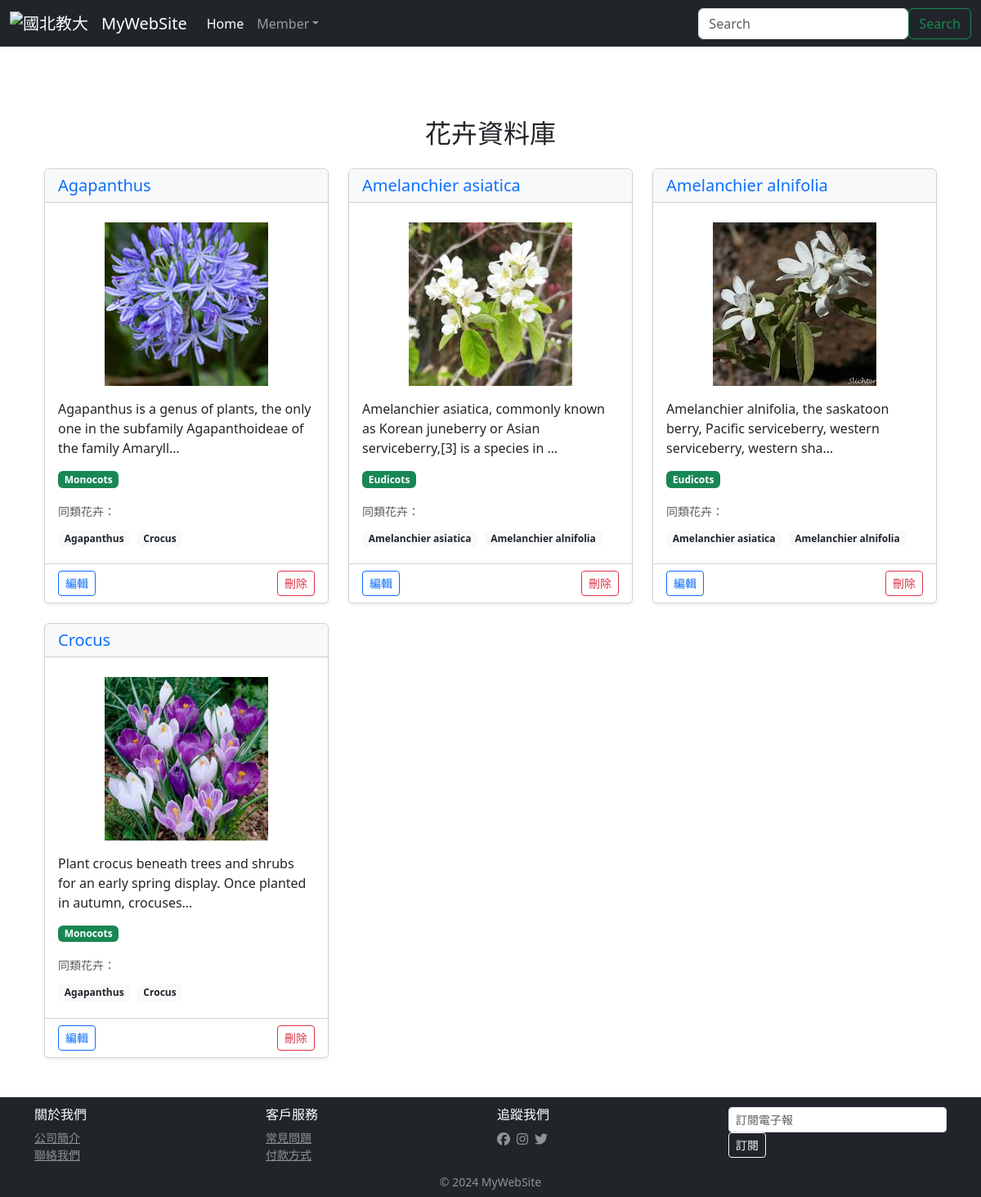
The page /flower/ on the database its author committed.
### flower/models.py (models this page shows, shortened)
class Flower(models.Model):
    title = models.CharField(max_length=255, default="")
    description = models.TextField(default="")
    slug = models.SlugField(blank=True, default="")
    category = models.ForeignKey(Category, null=True, on_delete=models.PROTECT)
    tags = models.ManyToManyField(Tag)
    image = models.ImageField(upload_to='flowers/',null=True,blank=True)
    def __str__(self):
        return self.title

class Category(models.Model):
    title = models.CharField(max_length=255, default="")
    def __str__(self):
        return self.title

### flower/views.py (the view)
# urls.py: path('flower/', fviews.flowers, name='flower'),
def flowers(request):
    q = request.GET.get('q', None)
    flowers = ''
    if q is None or q is "":
        flowers = Flower.objects.all()
    elif q is not None:
        flowers = Flower.objects.filter(title__contains=q)
    return render(request, 'flower/flower.html', {'flowers': flowers })

### templates/flower/flower.html (shortened to what this page needs)
{% extends "base.html" %}
{% block content %}
<div class="container py-5">
    <h2 class="text-center mb-4">花卉資料庫</h2>
    <div class="row row-cols-1 row-cols-md-2 row-cols-lg-3 g-4">
        {% for flower in flowers %}
        <div class="col">
            <div class="card h-100 shadow-sm">
                <div class="card-header bg-light">
                    <h5 class="card-title mb-0"><a href="{% url 'detail' flower.slug %}" class="text-decoration-none">{{ flower.title }}</a></h5>
                </div>
                <br>
                <div class="text-center">
                    {% if flower.image %}
                    <a href="{% url 'detail' flower.slug %}" class="text-decoration-none"><img src="{{ flower.image.url }}" class="img-fluid" alt="{{ flower.title }}" style="height: 200px; width: 200px; object-fit: cover;"></a>
                    {% else %}
                    <div class="bg-light text-center py-5 my-2">
                        <span class="text-muted">無圖片</span>
                    </div>
                    {% endif %}
                </div>
                <div class="card-body">
                    <p class="card-text">{{ flower.description | truncatechars:100 }}</p>
                    <div class="d-flex align-items-center mb-2">
                        <span class="badge bg-success me-2">{{ flower.category }}</span>
                    </div>
                    <div class="mt-3">
                        <small class="text-muted">同類花卉：</small>
                        <div class="mt-2">
                            {% for c_flower in flower.category.flower_set.all %}
                            <a href="{% url 'detail' c_flower.slug %}" class="badge bg-light text-dark text-decoration-none me-1 mb-1">{{ c_flower }}</a>
                            {% endfor %}
                        </div>
                    </div>
                </div>
                <div class="card-footer bg-white">
                    <div class="d-flex justify-content-between">
                        <a href="/admin/flower/flower/{{ flower.id }}/change/" class="btn btn-sm btn-outline-primary">編輯</a>
                        <a href="/admin/flower/flower/{{ flower.id }}/delete/" class="btn btn-sm btn-outline-danger">刪除</a>
                    </div>
                </div>
            </div>
        </div>
        {% endfor %}
    </div>
</div>
{% endblock %}

### templates/base.html (shortened to what this page needs)
<!DOCTYPE html>
<html>
    <head>
        {% load static %}
        <link href="{% static 'css/style.css' %}" rel="stylesheet" type="text/css">
        <link href="https://cdn.jsdelivr.net/npm/bootstrap@5.3.3/dist/css/bootstrap.min.css" rel="stylesheet" integrity="sha384-
QWTKZyjpPEjISv5WaRU9OFeRpok6YctnYmDr5pNlyT2bRjXh0JMhjY6hW+ALEwIH">
        <link rel="stylesheet" href="https://cdnjs.cloudflare.com/ajax/libs/font-awesome/6.5.1/css/all.min.css">
    </head>
    <body class="d-flex flex-column min-vh-100">
        <nav class="navbar navbar-expand-md navbar-dark bg-dark fixed-top">
            <div class="container-fluid">
                <a class="navbar-brand">
                    <img src="https://www.ntue.edu.tw/var/file/0/1000/img/368/footlogo.png" width="30" height="30" class="dinline-block align-text-top" alt="國北教大">
                </a>
                <a class="navbar-brand" href="/">MyWebSite</a>
                <div class="collapse navbar-collapse" id="navbarsExampleDefault">
                    <ul class="navbar-nav me-auto mb-2 mb-md-0">
                        <li class="nav-item">
                            <a class="nav-link active" aria-current="page" href="/">Home</a>
                        </li>
                        {% if request.user.is_authenticated %}
                        {% if request.user.username == 'admin' %}
                        <li class="nav-item dropdown">
                            <a class="nav-link dropdown-toggle" href="#" role="button" data-bs-toggle="dropdown" aria-expanded="false">Admin</a>
                            <ul class="dropdown-menu">
                                <li><a class="dropdown-item" href="/user_admin/users/">User List</a></li>
                                <li><a class="dropdown-item" href="/user_admin/users/add/">Add User</a></li>
                                <li><hr class="dropdown-divider"></li>
                                <li><a class="dropdown-item" href="/user_admin/users/manage/">Manage Users</a></li>
                            </ul>
                        </li>
                        {% endif %}
                        <li class="nav-item dropdown">
                            <a class="nav-link dropdown-toggle" href="#" role="button" data-bs-toggle="dropdown" aria-expanded="false">Student</a>
                            <ul class="dropdown-menu">
                                <li><a class="dropdown-item" href="/students/index/">Student List</a></li>
                                <li><a class="dropdown-item" href="/students/stdSearch/">Search Student</a></li>
                                <li><hr class="dropdown-divider"></li>
                                <li><a class="dropdown-item" href="/students/stdFormModel/">Add Student (Model)</a></li>
                                <li><a class="dropdown-item" href="/students/stdForm/">Add Student</a></li>
                            </ul>
                        </li>
                        <li class="nav-item dropdown">
                            <a class="nav-link dropdown-toggle" href="#" role="button" data-bs-toggle="dropdown" aria-expanded="false">Member</a>
                            <ul class="dropdown-menu">
                                <li><a class="dropdown-item" href="/cookiessessions/login/">My Account</a></li>
                                <li><a class="dropdown-item" href="/cookiessessions/logout/">Logout</a></li>
                            </ul>
                        </li>
                        <li class="nav-item dropdown">
                            <a class="nav-link dropdown-toggle" href="#" role="button" data-bs-toggle="dropdown" aria-expanded="false">Flower</a>
                            <ul class="dropdown-menu">
                                <li><a class="dropdown-item" href="/flower/">Flower List</a></li>
                            </ul>
                        </li>
                        {% else %}
                        <li class="nav-item dropdown">
                            <a class="nav-link dropdown-toggle" href="#" role="button" data-bs-toggle="dropdown" aria-expanded="false">Member</a>
                        </li>
                        {% endif %}
                    </ul>
                    <form action="/flower/" method="get" class="d-flex">
                        <input type="text" class="form-control" placeholder="Search" id="q" name="q" \
                        value="{{ request.GET.q}}" aria-label="Search">
                        <button class="btn btn-outline-success" type="submit">Search</button>
                    </form>
                </div>
            </div>
        </nav>
        <br>
        <br>
        <br>
        <main class="container flex-grow-1">
            <div id="content">
                {% block content %}{% endblock %}
            </div>
        </main>
        <footer class="footer mt-auto py-2 bg-dark text-white">
            <div class="container">
                <div class="row row-cols-1 row-cols-sm-2 row-cols-md-4 g-3 py-1">
                    <div class="col">
                        <h6>關於我們</h6>
                        <ul class="list-unstyled small mb-0">
                            <li><a href="#" class="text-white-50">公司簡介</a></li>
                            <li><a href="#" class="text-white-50">聯絡我們</a></li>
                        </ul>
                    </div>
                    <div class="col">
                        <h6>客戶服務</h6>
                        <ul class="list-unstyled small mb-0">
                            <li><a href="#" class="text-white-50">常見問題</a></li>
                            <li><a href="#" class="text-white-50">付款方式</a></li>
                        </ul>
                    </div>
                    <div class="col">
                        <h6>追蹤我們</h6>
                        <div class="d-flex gap-2">
                            <a href="#" class="text-white-50"><i class="fab fa-facebook"></i></a>
                            <a href="#" class="text-white-50"><i class="fab fa-instagram"></i></a>
                            <a href="#" class="text-white-50"><i class="fab fa-twitter"></i></a>
                        </div>
                    </div>
                    <div class="col">
                        <div class="input-group input-group-sm">
                            <input type="email" class="form-control form-control-sm" placeholder="訂閱電子報">
                        </div>
                        <button class="btn btn-sm btn-outline-light" type="button">訂閱</button>
                    </div>
                </div>
            </div>
            <div class="text-center mt-2">
                <p class="small text-white-50 mb-0">&copy; 2024 MyWebSite</p>
            </div>
        </footer>
    </body>
</html>

### static/css/style.css (style rules this page uses)
html, body { margin: 0; padding: 0; height: 100%; border: none; }
body { margin-left: 0px; margin-top: 0px; margin-right: 0px; margin-bottom: 0px; background-image: url(images/bg.gif); }
form { margin: 0px; }

### rows shown on the page
Flower: title "Agapanthus", image (picture), description "Agapanthus is a genus of plants, the only one in the subfamily Agapanthoideae of the family Amaryll…", category "Monocots"
Flower: title "Crocus", image (picture), description "Plant crocus beneath trees and shrubs for an early spring display. Once planted in autumn, crocuses…", category "Monocots"
Flower: title "Amelanchier asiatica", image (picture), description "Amelanchier asiatica, commonly known as Korean juneberry or Asian serviceberry,[3] is a species in …", category "Eudicots"
Flower: title "Amelanchier alnifolia", image (picture), description "Amelanchier alnifolia, the saskatoon berry, Pacific serviceberry, western serviceberry, western sha…", category "Eudicots"
